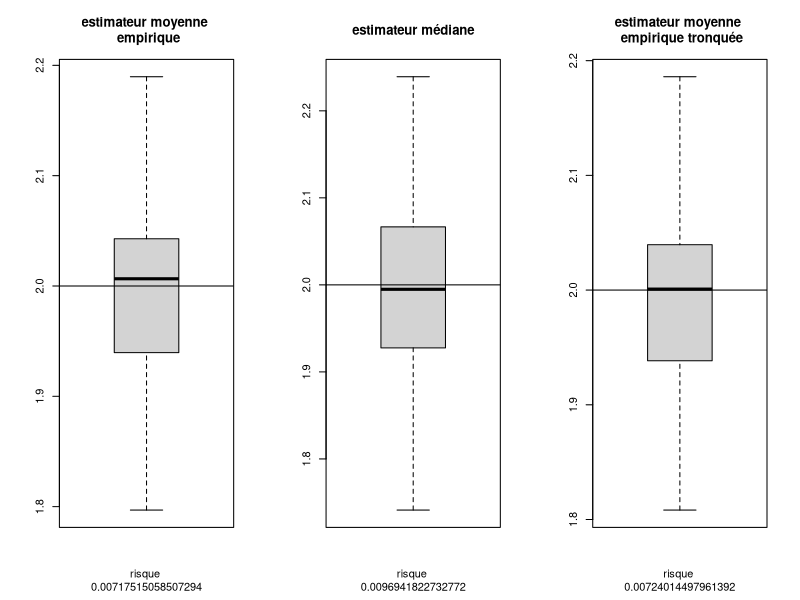
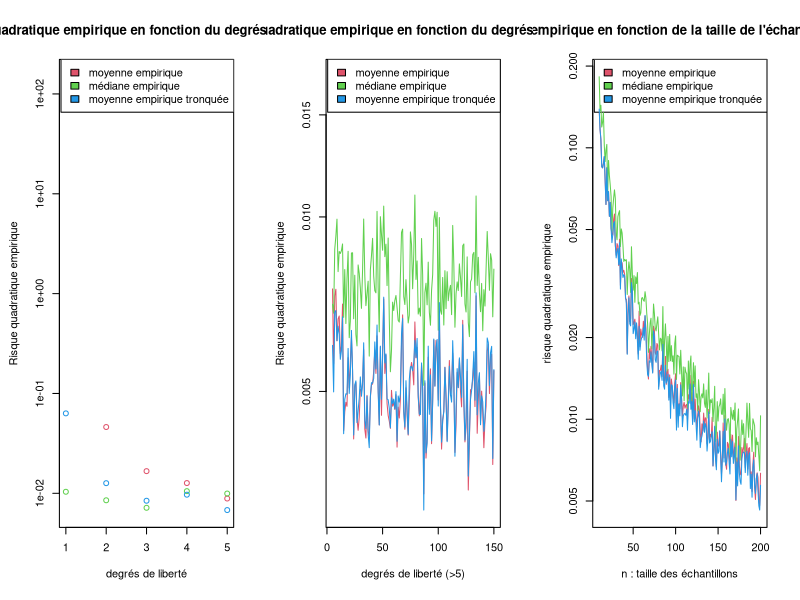
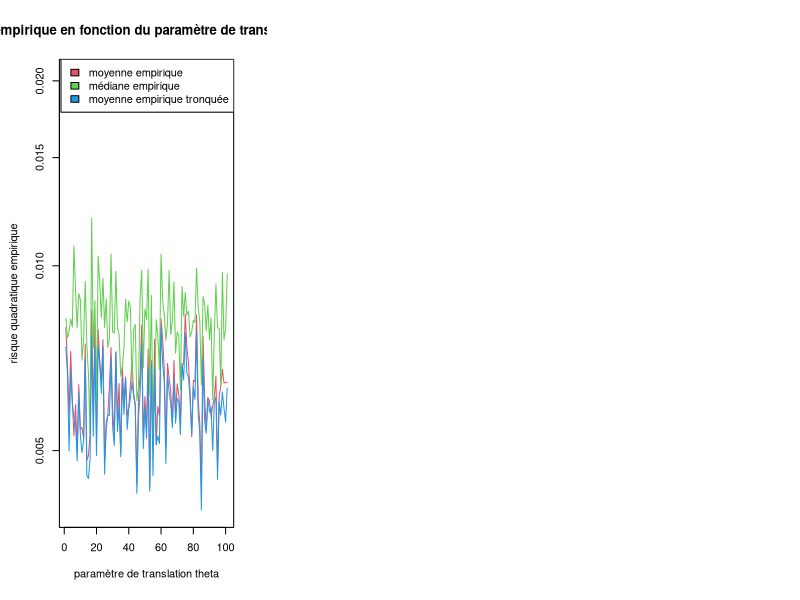

Here is the R script that generated these plots, in order:
## ---- chunk 1


#Génère des échantillons de loi student translatée
#n : taille d'un échantillon
#q : degré de liberté
#k : nombre d'échantillons souhaités
#theta : paramètre de translation
gen_student = function(n,q,k,theta){
  result = c()
  for(i in 1:k)
    result = cbind(result,c( theta + rt(n,q)))
  return(result)
}

#K estimations de la moyenne empirique : génération du 1er estimateur
#n : taille de l'échantillon
#k : nombre d'échantillons
mean_student=function( k , echantillon ){
  result = c()
  for(i in 1:k){
    result[i] = mean(echantillon[,i])
  }
  return(result)
}

#K estimations de la médiane empirique : génération du 2eme estimateur
#n : taille de l'échantillon
#k : nombre d'échantillons
med_student=function( k , echantillon) {
  result = c()
  for(i in 1:k){
    result[i] = median(sort(echantillon[,i]))
  }
  return(result)
}

#K estimations de la moyenne empirique tronquée : génération du 3eme estimateur
#n : taille de l'échantillon
#k : nombre d'échantillons
#gamma : % à tronquer
mean_tronc_student=function(  k , gamma , echantillon ){
  result = c()
  for(i in 1:k){
    result[i] = mean(sort(echantillon[,i]),trim = gamma)
  }
  return(result)
}

#calcule le risque d'un estimateur 
#hatTheta : estimateur
#theta : paramètre à estimer
risque=function( theta , hatTheta ){
  return( mean( ( hatTheta - theta)^2 ) )
}


## ---- chunk 2
  k=100        #le nombre d'échantillons générés
  n=200        #taille de chaque échantillon
  q=10          #degrés de liberté de la loi de Student générée
  theta=2      #paramètre de translation de la loi
  gamma=0.04   #proportion à retirer dans la moyenne tronquée
## ---- chunk 3
 color = c(2,3,4)
myLegend = c("moyenne empirique","médiane empirique","moyenne empirique tronquée")
## ---- chunk 4

  #génération des échantillons
  observations = gen_student(n,q,k,theta)
  #génération risques des estimateur
  est_moy_emp = mean_student(k,observations)
  est_med_emp = med_student(k,observations)
  est_trc_emp = mean_tronc_student(k,gamma,observations)
  
  par(mfrow = c(1,3), mar = c(5,4,4,2)+1/2)
  boxplot(est_moy_emp,main="estimateur moyenne \n empirique",xlab=c("risque ",risque(est_moy_emp,theta)))
  abline(h=theta)
  boxplot(est_med_emp,main="estimateur médiane",xlab=c("risque ",risque(est_med_emp,theta)))
  abline(h=theta)
  boxplot(est_trc_emp,main="estimateur moyenne \n empirique tronquée",xlab=c("risque ",risque(est_trc_emp,theta)))
  abline(h=theta)
  
## ---- chunk 5
risques = function(n,q,k,theta,gamma){
  
  #génération des échantillons
  observations = gen_student(n,q,k,theta)
  #génération risques des estimateur
  est_moy_emp = mean_student(k,observations)
  est_med_emp = med_student(k,observations)
  est_trc_emp = mean_tronc_student(k,gamma,observations)
  
  return(c( risque(est_moy_emp,theta), risque(est_med_emp,theta), risque(est_trc_emp,theta)))
}
## ---- chunk 6
fa = function(){
  result = c()
  lim = 1:5
  for(i in lim){
    result = cbind(result , risques(n,i,k,theta,gamma))
  }
  plot(lim,result[1,],col=color[1],log="y",type="p",
       ylim=c(min(result),max(result)),
       main = "Risque quadratique empirique en fonction du degrés de liberté (<5)",
       xlab = "degrés de liberté", ylab = "Risque quadratique empirique")
  
  legend("topright",col = color, legend = myLegend ,fill=color)
  
  points(lim,result[2,],col=color[2],type="p")
  points(lim,result[3,],col=color[3],type="p")
}
fa()

#var(result[1,])
#var(result[2,])
#var(result[3,])
## ---- chunk 7
risques_q = function(q){
  result = c()
  lim = 5:q
  for(i in lim){
    result = cbind(result , risques(n,i,k,theta,gamma))
  }
  plot(lim,result[1,],col=color[1],log="y",type="l",
       ylim=c(min(result),max(result)*1.6),
       main = "Risque quadratique empirique en fonction du degrés de liberté (>5)",
       xlab = "degrés de liberté (>5)", ylab = "Risque quadratique empirique")
  
  legend("topright",col = color, legend = myLegend,fill=color)
  
  points(lim,result[2,],col=color[2],type="l")
  points(lim,result[3,],col=color[3],type="l")
}
risques_q(150)



#  var(result[1,])
#  var(result[2,])
#  var(result[3,])
## ---- chunk 8
risques_n = function(n){
  result = c()
  lim = 10:n
  for(i in lim){
    result = cbind(result , risques(i,q,k,theta,gamma))
  }
  
  plot(lim,result[1,],col=color[1],log="y",type="l",
       ylim=c(min(result),max(result)), 
       main = "Risque empirique en fonction de la taille de l'échantillon (q=10)" ,
       xlab = "n : taille des échantillons", ylab = "risque quadratique empirique")

  legend("topright",col = color, legend = myLegend ,fill=color)
  points(lim,result[2,],col=color[2],type="l")
  points(lim,result[3,],col=color[3],type="l")
}

risques_n(200)
#var(result[1,])
#var(result[2,])
#var(result[3,])
## ---- chunk 9
risques_theta = function(){
  result = c()
  for(i in 0:100){
    result = cbind(result , risques(n,q,k,i,gamma))
  }
  plot(result[1,],col=color[1],log="y",ylim=c(min(result),max(result)*1.7),type="l",
       main ="Risque empirique en fonction du paramètre de translation (q=10)",
       xlab = "paramètre de translation theta",
       ylab = "risque quadratique empirique")
  legend("topright",col =color , legend = myLegend ,fill=color)
  
  points(result[2,],col=color[2],type="l")
  points(result[3,],col=color[3],type="l")
}
risques_theta()

#var(result[1,])
#var(result[2,])
#var(result[3,])
